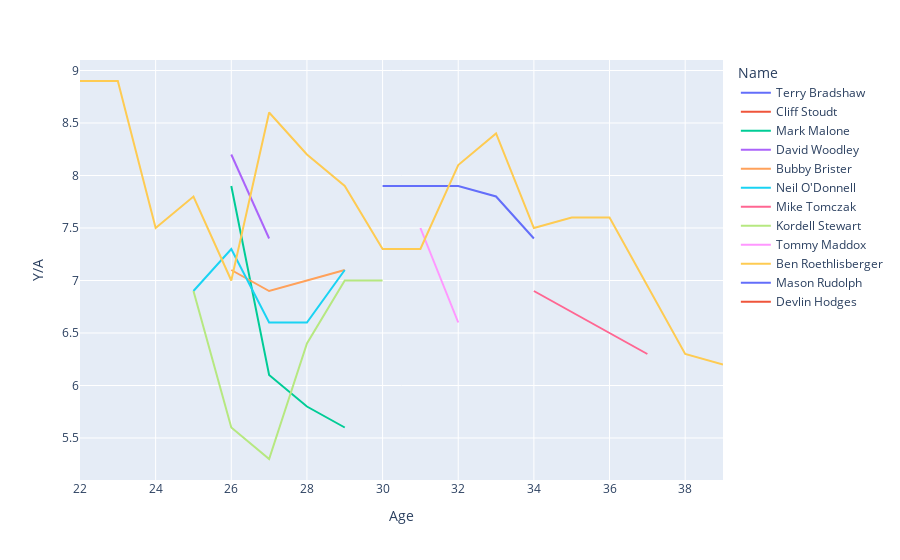

This figure's notebook cell:
### Code cell
px.line(yds1000[pit1000], x = 'Age', y = 'Y/A', color = 'Name')

### Figure 1 — Plotly figure (JSON) as saved in the notebook; plotly's stock layout.template omitted (floating-point values rounded to 4 significant figures)
{"data": [{"hovertemplate": "Name=Terry Bradshaw<br>Age=%{x}<br>Y/A=%{y}<extra></extra>", "legendgroup": "Terry Bradshaw", "line": {"color": "#636efa", "dash": "solid"}, "mode": "lines", "name": "Terry Bradshaw", "orientation": "v", "showlegend": true, "type": "scatter", "x": [30, 31, 32, 33, 34], "xaxis": "x", "y": [7.9, 7.9, 7.9, 7.8, 7.4], "yaxis": "y"}, {"hovertemplate": "Name=Cliff Stoudt<br>Age=%{x}<br>Y/A=%{y}<extra></extra>", "legendgroup": "Cliff Stoudt", "line": {"color": "#EF553B", "dash": "solid"}, "mode": "lines", "name": "Cliff Stoudt", "orientation": "v", "showlegend": true, "type": "scatter", "x": [28], "xaxis": "x", "y": [6.7], "yaxis": "y"}, {"hovertemplate": "Name=Mark Malone<br>Age=%{x}<br>Y/A=%{y}<extra></extra>", "legendgroup": "Mark Malone", "line": {"color": "#00cc96", "dash": "solid"}, "mode": "lines", "name": "Mark Malone", "orientation": "v", "showlegend": true, "type": "scatter", "x": [26, 27, 28, 29], "xaxis": "x", "y": [7.9, 6.1, 5.8, 5.6], "yaxis": "y"}, {"hovertemplate": "Name=David Woodley<br>Age=%{x}<br>Y/A=%{y}<extra></extra>", "legendgroup": "David Woodley", "line": {"color": "#ab63fa", "dash": "solid"}, "mode": "lines", "name": "David Woodley", "orientation": "v", "showlegend": true, "type": "scatter", "x": [26, 27], "xaxis": "x", "y": [8.2, 7.4], "yaxis": "y"}, {"hovertemplate": "Name=Bubby Brister<br>Age=%{x}<br>Y/A=%{y}<extra></extra>", "legendgroup": "Bubby Brister", "line": {"color": "#FFA15A", "dash": "solid"}, "mode": "lines", "name": "Bubby Brister", "orientation": "v", "showlegend": true, "type": "scatter", "x": [26, 27, 28, 29], "xaxis": "x", "y": [7.1, 6.9, 7, 7.1], "yaxis": "y"}, {"hovertemplate": "Name=Neil O'Donnell<br>Age=%{x}<br>Y/A=%{y}<extra></extra>", "legendgroup": "Neil O'Donnell", "line": {"color": "#19d3f3", "dash": "solid"}, "mode": "lines", "name": "Neil O'Donnell", "orientation": "v", "showlegend": true, "type": "scatter", "x": [25, 26, 27, 28, 29], "xaxis": "x", "y": [6.9, 7.3, 6.6, 6.6, 7.1], "yaxis": "y"}, {"hovertemplate": "Name=Mike Tomczak<br>Age=%{x}<br>Y/A=%{y}<extra></extra>", "legendgroup": "Mike Tomczak", "line": {"color": "#FF6692", "dash": "solid"}, "mode": "lines", "name": "Mike Tomczak", "orientation": "v", "showlegend": true, "type": "scatter", "x": [34, 37], "xaxis": "x", "y": [6.9, 6.3], "yaxis": "y"}, {"hovertemplate": "Name=Kordell Stewart<br>Age=%{x}<br>Y/A=%{y}<extra></extra>", "legendgroup": "Kordell Stewart", "line": {"color": "#B6E880", "dash": "solid"}, "mode": "lines", "name": "Kordell Stewart", "orientation": "v", "showlegend": true, "type": "scatter", "x": [25, 26, 27, 28, 29, 30], "xaxis": "x", "y": [6.9, 5.6, 5.3, 6.4, 7, 7], "yaxis": "y"}, {"hovertemplate": "Name=Tommy Maddox<br>Age=%{x}<br>Y/A=%{y}<extra></extra>", "legendgroup": "Tommy Maddox", "line": {"color": "#FF97FF", "dash": "solid"}, "mode": "lines", "name": "Tommy Maddox", "orientation": "v", "showlegend": true, "type": "scatter", "x": [31, 32], "xaxis": "x", "y": [7.5, 6.6], "yaxis": "y"}, {"hovertemplate": "Name=Ben Roethlisberger<br>Age=%{x}<br>Y/A=%{y}<extra></extra>", "legendgroup": "Ben Roethlisberger", "line": {"color": "#FECB52", "dash": "solid"}, "mode": "lines", "name": "Ben Roethlisberger", "orientation": "v", "showlegend": true, "type": "scatter", "x": [22, 23, 24, 25, 26, 27, 28, 29, 30, 31, 32, 33, 34, 35, 36, 38, 39], "xaxis": "x", "y": [8.9, 8.9, 7.5, 7.8, 7, 8.6, 8.2, 7.9, 7.3, 7.3, 8.1, 8.4, 7.5, 7.6, 7.6, 6.3, 6.2], "yaxis": "y"}, {"hovertemplate": "Name=Mason Rudolph<br>Age=%{x}<br>Y/A=%{y}<extra></extra>", "legendgroup": "Mason Rudolph", "line": {"color": "#636efa", "dash": "solid"}, "mode": "lines", "name": "Mason Rudolph", "orientation": "v", "showlegend": true, "type": "scatter", "x": [24], "xaxis": "x", "y": [6.2], "yaxis": "y"}, {"hovertemplate": "Name=Devlin Hodges<br>Age=%{x}<br>Y/A=%{y}<extra></extra>", "legendgroup": "Devlin Hodges", "line": {"color": "#EF553B", "dash": "solid"}, "mode": "lines", "name": "Devlin Hodges", "orientation": "v", "showlegend": true, "type": "scatter", "x": [23], "xaxis": "x", "y": [6.6], "yaxis": "y"}], "layout": {"legend": {"title": {"text": "Name"}, "tracegroupgap": 0}, "margin": {"t": 60}, "xaxis": {"anchor": "y", "domain": [0, 1], "title": {"text": "Age"}}, "yaxis": {"anchor": "x", "domain": [0, 1], "title": {"text": "Y/A"}}}}
